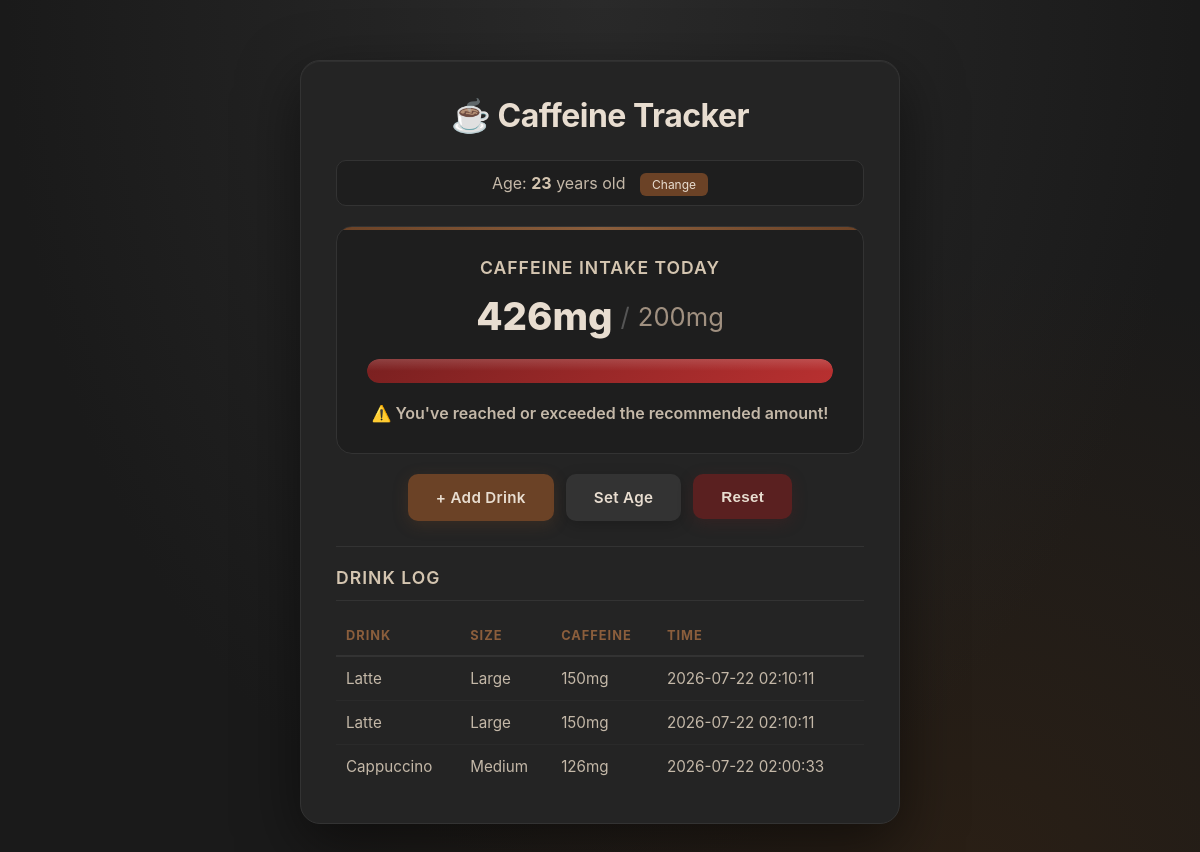
The page / on the database its author committed.
### tables this page shows
CREATE TABLE user_drinks (
        id INTEGER PRIMARY KEY AUTOINCREMENT,
        coffee_type TEXT NOT NULL,
        size TEXT NOT NULL,
        caffeine_mg INTEGER NOT NULL,
        timestamp DATETIME DEFAULT CURRENT_TIMESTAMP
    );

### app.py (the view)
@app.route('/')
def home():
    total_caffeine = get_total_caffeine()
    age = get_user_age()
    max_caffeine = get_age_recommendation(age) if age else 400
    percentage = round((total_caffeine / max_caffeine) * 100, 1) if max_caffeine > 0 else 0
    drink_log = get_drink_log()
    return render_template('home.html', total_caffeine=total_caffeine, max_caffeine=max_caffeine, percentage=percentage, age=age, drink_log=drink_log)

### app.py (called while the page is built)
def get_db():
    conn = sqlite3.connect(DATABASE)
    conn.row_factory = sqlite3.Row
    return conn

def get_age_recommendation(age):
    conn = get_db()
    row = conn.execute('SELECT max_caffeine_mg FROM age_recommendations WHERE age_min <= ? AND age_max >= ?', (age, age)).fetchone()
    conn.close()
    return row['max_caffeine_mg'] if row else 400

def get_total_caffeine():
    conn = get_db()
    row = conn.execute('SELECT COALESCE(SUM(caffeine_mg), 0) as total FROM user_drinks').fetchone()
    conn.close()
    return row['total']

def get_user_age():
    conn = get_db()
    row = conn.execute('SELECT age FROM user_profile ORDER BY id DESC LIMIT 1').fetchone()
    conn.close()
    return row['age'] if row else None

def get_drink_log():
    conn = get_db()
    rows = conn.execute('SELECT coffee_type, size, caffeine_mg, timestamp FROM user_drinks ORDER BY id DESC').fetchall()
    conn.close()
    return rows

### templates/home.html (shortened to what this page needs)
<!DOCTYPE html>
<html lang="en">
<head>
    <link rel="stylesheet" href="{{ url_for('static', filename='style.css') }}">
</head>
<body>
    <div class="container">
        <h1>☕ Caffeine Tracker</h1>
        {% if age %}
            <div class="age-display">
                Age: <strong>{{ age }}</strong> years old
                <a href="{{ url_for('set_age') }}" class="btn-small">Change</a>
            </div>
        {% else %}
            <div class="age-display warning">
                ⚠️ No age set! <a href="{{ url_for('set_age') }}">Set your age</a> to see your daily caffeine maximum.
            </div>
        {% endif %}
        <div class="stats-card">
            <h2>Caffeine Intake Today</h2>
            <div class="caffeine-numbers">
                <span class="current">{{ total_caffeine }}mg</span>
                <span class="divider">/</span>
                <span class="max">{{ max_caffeine }}mg</span>
            </div>
            <div class="progress-container">
                <div id="progress-fill" class="progress-bar
                    {% if percentage >= 100 %}
                        bar-red
                    {% elif percentage > 80 %}
                        bar-orange
                    {% elif percentage > 50 %}
                        bar-yellow
                    {% else %}
                        bar-green
                    {% endif %}">
                </div>
            </div>
            <div class="percentage-text">
                {% if percentage >= 100 %}
                    ⚠️ You've reached or exceeded the recommended amount!
                {% elif percentage > 80 %}
                    ⚠️ Approaching the recommended amount ({{ "%.1f"|format(percentage) }}%)
                {% else %}
                    {{ "%.1f"|format(percentage) }}% of recommended amount
                {% endif %}
            </div>
        </div>
        <div class="actions">
            <a href="{{ url_for('add_drink') }}" class="btn">+ Add Drink</a>
            <a href="{{ url_for('set_age') }}" class="btn btn-secondary">Set Age</a>
            <form action="{{ url_for('reset') }}" method="POST" style="display: inline;">
                <button type="submit" class="btn btn-danger" onclick="return confirm('Reset all drinks?')">Reset</button>
            </form>
        </div>
        {% if drink_log %}
        <div class="drink-log">
            <h2>Drink Log</h2>
            <table>
                <thead>
                    <tr>
                        <th>Drink</th>
                        <th>Size</th>
                        <th>Caffeine</th>
                        <th>Time</th>
                    </tr>
                </thead>
                <tbody>
                    {% for drink in drink_log %}
                    <tr>
                        <td>{{ drink['coffee_type'] }}</td>
                        <td>{{ drink['size'] }}</td>
                        <td>{{ drink['caffeine_mg'] }}mg</td>
                        <td>{{ drink['timestamp'] }}</td>
                    </tr>
                    {% endfor %}
                </tbody>
            </table>
        </div>
        {% endif %}
    </div>
</body>
</html>

### static/style.css (style rules this page uses)
* { margin: 0; padding: 0; box-sizing: border-box; }
body { font-family: -apple-system, BlinkMacSystemFont, 'Segoe UI', Roboto, sans-serif; background: #1a1a1a; min-height: 100vh; padding: 20px; color: #e0d5c7; background-image: radial-gradient(ellipse at 50% 0%, #2a2a2a 0%, transparent 70%), radial-gradient(ellipse at 80% 100%, #2a1f15 0%, transparent 50%); }
.container { max-width: 600px; margin: 40px auto; background: #242424; border-radius: 20px; padding: 35px; box-shadow: 0 20px 60px rgba(0,0,0,0.5), inset 0 1px 0 rgba(255,255,255,0.05); border: 1px solid #333; }
h1 { text-align: center; font-size: 2em; margin-bottom: 25px; color: #e8ddd0; font-weight: 700; letter-spacing: -0.5px; }
h2 { font-size: 1.1em; margin-bottom: 15px; color: #d4c5b0; font-weight: 600; text-transform: uppercase; letter-spacing: 1px; }
.age-display { text-align: center; padding: 12px; background: #1e1e1e; border-radius: 10px; margin-bottom: 20px; font-size: 1em; color: #c4b8a8; border: 1px solid #333; }
.age-display strong { color: #d4c5b0; }
.stats-card { background: #1e1e1e; border-radius: 16px; padding: 30px; text-align: center; margin-bottom: 20px; border: 1px solid #333; position: relative; overflow: hidden; }
.stats-card::before { content: ''; position: absolute; top: 0; left: 0; right: 0; height: 3px; background: linear-gradient(90deg, #6B4226, #8B5E3C, #6B4226); }
.caffeine-numbers { font-size: 2em; margin: 15px 0; display: flex; align-items: center; justify-content: center; gap: 8px; }
.current { font-weight: 800; color: #e8ddd0; font-size: 1.2em; }
.divider { color: #555; font-size: 0.8em; }
.max { color: #a09080; font-size: 0.8em; }
.progress-container { width: 100%; height: 24px; background: #2a2a2a; border-radius: 12px; overflow: hidden; margin: 20px 0; position: relative; box-shadow: inset 0 2px 4px rgba(0,0,0,0.3); }
.progress-bar { height: 100%; border-radius: 12px; transition: width 0.6s cubic-bezier(0.22, 1, 0.36, 1), background 0.4s ease; min-width: 0; position: relative; }
.progress-bar::after { content: ''; position: absolute; top: 0; left: 0; right: 0; height: 50%; background: linear-gradient(180deg, rgba(255,255,255,0.15) 0%, transparent 100%); border-radius: 12px 12px 0 0; }
.bar-red { background: linear-gradient(135deg, #7a2020, #b83030); box-shadow: 0 0 15px rgba(184, 48, 48, 0.3); animation: pulse 1.5s ease-in-out infinite; }
.percentage-text { font-size: 1em; font-weight: 600; margin-top: 10px; color: #c4b8a8; }
.actions { display: flex; gap: 12px; justify-content: center; flex-wrap: wrap; margin-bottom: 20px; }
.btn { display: inline-block; padding: 14px 28px; background: #6B4226; color: #e8ddd0; text-decoration: none; border-radius: 10px; font-size: 0.95em; font-weight: 600; border: none; cursor: pointer; transition: all 0.2s ease; letter-spacing: 0.3px; box-shadow: 0 4px 15px rgba(107, 66, 38, 0.3); }
.btn-secondary { background: #333; box-shadow: 0 4px 15px rgba(0,0,0,0.2); }
.btn-danger { background: #5a2020; box-shadow: 0 4px 15px rgba(90, 32, 32, 0.3); }
.btn-small { font-size: 0.75em; padding: 4px 12px; background: #6B4226; color: #e8ddd0; text-decoration: none; border-radius: 6px; margin-left: 10px; transition: all 0.2s ease; }
.drink-log { margin-top: 25px; border-top: 1px solid #333; padding-top: 20px; }
.drink-log h2 { border-bottom: 1px solid #333; padding-bottom: 12px; margin-bottom: 15px; }
table { width: 100%; border-collapse: collapse; }
table th { padding: 12px 10px; text-align: left; font-size: 0.8em; text-transform: uppercase; color: #8B5E3C; border-bottom: 2px solid #333; letter-spacing: 1px; font-weight: 700; }
table td { padding: 12px 10px; border-bottom: 1px solid #2a2a2a; color: #c4b8a8; font-size: 0.95em; }
table tr:last-child td { border-bottom: none; }

### rows shown on the page
user_drinks: coffee_type "Latte", size "Large", caffeine_mg "150", timestamp "2026-07-22 02:10:11"
user_drinks: coffee_type "Latte", size "Large", caffeine_mg "150", timestamp "2026-07-22 02:10:11"
user_drinks: coffee_type "Cappuccino", size "Medium", caffeine_mg "126", timestamp "2026-07-22 02:00:33"

### other values the page prints
{{ age }} "23"
{{ total_caffeine }} "426"
{{ max_caffeine }} "200"
